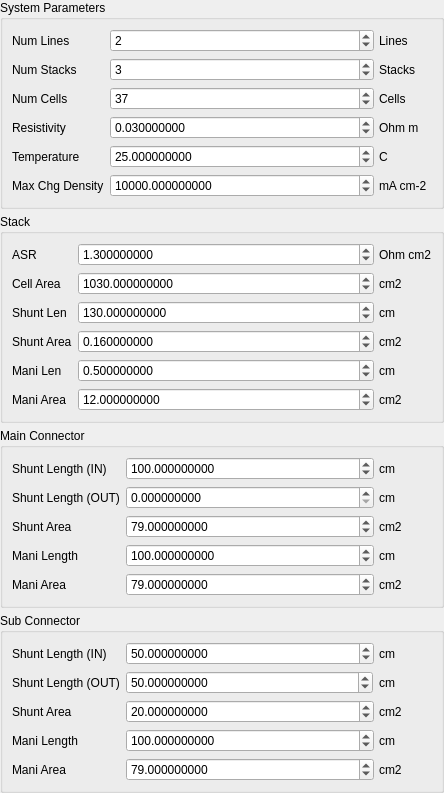
<?xml version="1.0" encoding="UTF-8"?>
<ui version="4.0">
 <class>SCSimESIPOS2ConfigPanel</class>
 <widget class="QWidget" name="SCSimESIPOS2ConfigPanel">
  <property name="geometry">
   <rect>
    <x>0</x>
    <y>0</y>
    <width>444</width>
    <height>751</height>
   </rect>
  </property>
  <property name="windowTitle">
   <string>Form</string>
  </property>
  <layout class="QVBoxLayout" name="verticalLayout">
   <property name="spacing">
    <number>5</number>
   </property>
   <property name="leftMargin">
    <number>0</number>
   </property>
   <property name="topMargin">
    <number>0</number>
   </property>
   <property name="rightMargin">
    <number>0</number>
   </property>
   <property name="bottomMargin">
    <number>0</number>
   </property>
   <item>
    <widget class="QGroupBox" name="groupBox">
     <property name="title">
      <string>System Parameters</string>
     </property>
     <layout class="QFormLayout" name="formLayout_5">
      <item row="1" column="0">
       <widget class="QLabel" name="numStackLabel">
        <property name="text">
         <string>Num Stacks</string>
        </property>
       </widget>
      </item>
      <item row="1" column="1">
       <widget class="QWidget" name="numStackBox" native="true">
        <layout class="QHBoxLayout" name="horizontalLayout_3">
         <property name="spacing">
          <number>5</number>
         </property>
         <property name="leftMargin">
          <number>0</number>
         </property>
         <property name="topMargin">
          <number>0</number>
         </property>
         <property name="rightMargin">
          <number>0</number>
         </property>
         <property name="bottomMargin">
          <number>0</number>
         </property>
         <item>
          <widget class="QSpinBox" name="numStackField">
           <property name="minimum">
            <number>1</number>
           </property>
           <property name="maximum">
            <number>9999999</number>
           </property>
           <property name="value">
            <number>3</number>
           </property>
          </widget>
         </item>
         <item>
          <widget class="QLabel" name="numStackUnitLabel">
           <property name="sizePolicy">
            <sizepolicy hsizetype="Fixed" vsizetype="Preferred">
             <horstretch>0</horstretch>
             <verstretch>0</verstretch>
            </sizepolicy>
           </property>
           <property name="minimumSize">
            <size>
             <width>53</width>
             <height>0</height>
            </size>
           </property>
           <property name="text">
            <string>Stacks</string>
           </property>
          </widget>
         </item>
        </layout>
       </widget>
      </item>
      <item row="2" column="0">
       <widget class="QLabel" name="numCellLabel">
        <property name="text">
         <string>Num Cells</string>
        </property>
       </widget>
      </item>
      <item row="2" column="1">
       <widget class="QWidget" name="numCellBox" native="true">
        <layout class="QHBoxLayout" name="horizontalLayout_4">
         <property name="spacing">
          <number>5</number>
         </property>
         <property name="leftMargin">
          <number>0</number>
         </property>
         <property name="topMargin">
          <number>0</number>
         </property>
         <property name="rightMargin">
          <number>0</number>
         </property>
         <property name="bottomMargin">
          <number>0</number>
         </property>
         <item>
          <widget class="QSpinBox" name="numCellField">
           <property name="minimum">
            <number>1</number>
           </property>
           <property name="maximum">
            <number>9999999</number>
           </property>
           <property name="value">
            <number>37</number>
           </property>
          </widget>
         </item>
         <item>
          <widget class="QLabel" name="numCellUnitLabel">
           <property name="sizePolicy">
            <sizepolicy hsizetype="Fixed" vsizetype="Preferred">
             <horstretch>0</horstretch>
             <verstretch>0</verstretch>
            </sizepolicy>
           </property>
           <property name="minimumSize">
            <size>
             <width>53</width>
             <height>0</height>
            </size>
           </property>
           <property name="text">
            <string>Cells</string>
           </property>
          </widget>
         </item>
        </layout>
       </widget>
      </item>
      <item row="3" column="0">
       <widget class="QLabel" name="resistivityLabel">
        <property name="text">
         <string>Resistivity</string>
        </property>
       </widget>
      </item>
      <item row="3" column="1">
       <widget class="QWidget" name="resistivityBox" native="true">
        <layout class="QHBoxLayout" name="horizontalLayout_2">
         <property name="spacing">
          <number>5</number>
         </property>
         <property name="leftMargin">
          <number>0</number>
         </property>
         <property name="topMargin">
          <number>0</number>
         </property>
         <property name="rightMargin">
          <number>0</number>
         </property>
         <property name="bottomMargin">
          <number>0</number>
         </property>
         <item>
          <widget class="QDoubleSpinBox" name="resistivityField">
           <property name="decimals">
            <number>9</number>
           </property>
           <property name="maximum">
            <double>9999999999.000000000000000</double>
           </property>
           <property name="value">
            <double>0.030000000000000</double>
           </property>
          </widget>
         </item>
         <item>
          <widget class="QLabel" name="resistivityUnitLabel">
           <property name="sizePolicy">
            <sizepolicy hsizetype="Fixed" vsizetype="Preferred">
             <horstretch>0</horstretch>
             <verstretch>0</verstretch>
            </sizepolicy>
           </property>
           <property name="minimumSize">
            <size>
             <width>53</width>
             <height>0</height>
            </size>
           </property>
           <property name="text">
            <string>Ohm m</string>
           </property>
          </widget>
         </item>
        </layout>
       </widget>
      </item>
      <item row="4" column="0">
       <widget class="QLabel" name="tempLabel">
        <property name="text">
         <string>Temperature</string>
        </property>
       </widget>
      </item>
      <item row="4" column="1">
       <widget class="QWidget" name="tempBox" native="true">
        <layout class="QHBoxLayout" name="horizontalLayout_21">
         <property name="spacing">
          <number>5</number>
         </property>
         <property name="leftMargin">
          <number>0</number>
         </property>
         <property name="topMargin">
          <number>0</number>
         </property>
         <property name="rightMargin">
          <number>0</number>
         </property>
         <property name="bottomMargin">
          <number>0</number>
         </property>
         <item>
          <widget class="QDoubleSpinBox" name="tempField">
           <property name="decimals">
            <number>9</number>
           </property>
           <property name="maximum">
            <double>100.000000000000000</double>
           </property>
           <property name="value">
            <double>25.000000000000000</double>
           </property>
          </widget>
         </item>
         <item>
          <widget class="QLabel" name="tempUnitLabel">
           <property name="sizePolicy">
            <sizepolicy hsizetype="Fixed" vsizetype="Preferred">
             <horstretch>0</horstretch>
             <verstretch>0</verstretch>
            </sizepolicy>
           </property>
           <property name="minimumSize">
            <size>
             <width>53</width>
             <height>0</height>
            </size>
           </property>
           <property name="text">
            <string>C</string>
           </property>
          </widget>
         </item>
        </layout>
       </widget>
      </item>
      <item row="5" column="0">
       <widget class="QLabel" name="maxChgDenLabel">
        <property name="text">
         <string>Max Chg Density</string>
        </property>
       </widget>
      </item>
      <item row="5" column="1">
       <widget class="QWidget" name="maxChgDenBox" native="true">
        <layout class="QHBoxLayout" name="horizontalLayout_15">
         <property name="spacing">
          <number>5</number>
         </property>
         <property name="leftMargin">
          <number>0</number>
         </property>
         <property name="topMargin">
          <number>0</number>
         </property>
         <property name="rightMargin">
          <number>0</number>
         </property>
         <property name="bottomMargin">
          <number>0</number>
         </property>
         <item>
          <widget class="QDoubleSpinBox" name="maxChgDenField">
           <property name="decimals">
            <number>9</number>
           </property>
           <property name="maximum">
            <double>9999999999.000000000000000</double>
           </property>
           <property name="value">
            <double>10000.000000000000000</double>
           </property>
          </widget>
         </item>
         <item>
          <widget class="QLabel" name="maxChgDenUnitLabel">
           <property name="sizePolicy">
            <sizepolicy hsizetype="Fixed" vsizetype="Preferred">
             <horstretch>0</horstretch>
             <verstretch>0</verstretch>
            </sizepolicy>
           </property>
           <property name="minimumSize">
            <size>
             <width>53</width>
             <height>0</height>
            </size>
           </property>
           <property name="text">
            <string>mA cm-2</string>
           </property>
          </widget>
         </item>
        </layout>
       </widget>
      </item>
      <item row="0" column="0">
       <widget class="QLabel" name="numLinesLabel">
        <property name="text">
         <string>Num Lines</string>
        </property>
       </widget>
      </item>
      <item row="0" column="1">
       <widget class="QWidget" name="numLineBox" native="true">
        <layout class="QHBoxLayout" name="horizontalLayout_20">
         <property name="spacing">
          <number>5</number>
         </property>
         <property name="leftMargin">
          <number>0</number>
         </property>
         <property name="topMargin">
          <number>0</number>
         </property>
         <property name="rightMargin">
          <number>0</number>
         </property>
         <property name="bottomMargin">
          <number>0</number>
         </property>
         <item>
          <widget class="QSpinBox" name="numLineField">
           <property name="minimum">
            <number>1</number>
           </property>
           <property name="value">
            <number>2</number>
           </property>
          </widget>
         </item>
         <item>
          <widget class="QLabel" name="numLineUnitLabel">
           <property name="sizePolicy">
            <sizepolicy hsizetype="Fixed" vsizetype="Preferred">
             <horstretch>0</horstretch>
             <verstretch>0</verstretch>
            </sizepolicy>
           </property>
           <property name="maximumSize">
            <size>
             <width>53</width>
             <height>16777215</height>
            </size>
           </property>
           <property name="text">
            <string>Lines</string>
           </property>
          </widget>
         </item>
        </layout>
       </widget>
      </item>
     </layout>
    </widget>
   </item>
   <item>
    <widget class="QGroupBox" name="groupBox_2">
     <property name="title">
      <string>Stack</string>
     </property>
     <layout class="QFormLayout" name="formLayout_6">
      <item row="0" column="0">
       <widget class="QLabel" name="asrLabel">
        <property name="text">
         <string>ASR</string>
        </property>
       </widget>
      </item>
      <item row="0" column="1">
       <widget class="QWidget" name="asrBox" native="true">
        <layout class="QHBoxLayout" name="horizontalLayout_13">
         <property name="spacing">
          <number>5</number>
         </property>
         <property name="leftMargin">
          <number>0</number>
         </property>
         <property name="topMargin">
          <number>0</number>
         </property>
         <property name="rightMargin">
          <number>0</number>
         </property>
         <property name="bottomMargin">
          <number>0</number>
         </property>
         <item>
          <widget class="QDoubleSpinBox" name="asrField">
           <property name="decimals">
            <number>9</number>
           </property>
           <property name="maximum">
            <double>9999999999.000000000000000</double>
           </property>
           <property name="value">
            <double>1.300000000000000</double>
           </property>
          </widget>
         </item>
         <item>
          <widget class="QLabel" name="asrUnitLabel">
           <property name="sizePolicy">
            <sizepolicy hsizetype="Fixed" vsizetype="Preferred">
             <horstretch>0</horstretch>
             <verstretch>0</verstretch>
            </sizepolicy>
           </property>
           <property name="minimumSize">
            <size>
             <width>53</width>
             <height>0</height>
            </size>
           </property>
           <property name="text">
            <string>Ohm cm2</string>
           </property>
          </widget>
         </item>
        </layout>
       </widget>
      </item>
      <item row="1" column="0">
       <widget class="QLabel" name="cellAreaLabel">
        <property name="text">
         <string>Cell Area</string>
        </property>
       </widget>
      </item>
      <item row="1" column="1">
       <widget class="QWidget" name="cellAreaBox" native="true">
        <layout class="QHBoxLayout" name="horizontalLayout_14">
         <property name="spacing">
          <number>5</number>
         </property>
         <property name="leftMargin">
          <number>0</number>
         </property>
         <property name="topMargin">
          <number>0</number>
         </property>
         <property name="rightMargin">
          <number>0</number>
         </property>
         <property name="bottomMargin">
          <number>0</number>
         </property>
         <item>
          <widget class="QDoubleSpinBox" name="cellAreaField">
           <property name="decimals">
            <number>9</number>
           </property>
           <property name="maximum">
            <double>9999999999.000000000000000</double>
           </property>
           <property name="value">
            <double>1030.000000000000000</double>
           </property>
          </widget>
         </item>
         <item>
          <widget class="QLabel" name="cellAreaUnitLabel">
           <property name="sizePolicy">
            <sizepolicy hsizetype="Fixed" vsizetype="Preferred">
             <horstretch>0</horstretch>
             <verstretch>0</verstretch>
            </sizepolicy>
           </property>
           <property name="minimumSize">
            <size>
             <width>53</width>
             <height>0</height>
            </size>
           </property>
           <property name="text">
            <string>cm2</string>
           </property>
          </widget>
         </item>
        </layout>
       </widget>
      </item>
      <item row="2" column="0">
       <widget class="QLabel" name="shuntLenLabel">
        <property name="text">
         <string>Shunt Len</string>
        </property>
       </widget>
      </item>
      <item row="2" column="1">
       <widget class="QWidget" name="shuntLenBox" native="true">
        <layout class="QHBoxLayout" name="horizontalLayout_5">
         <property name="spacing">
          <number>5</number>
         </property>
         <property name="leftMargin">
          <number>0</number>
         </property>
         <property name="topMargin">
          <number>0</number>
         </property>
         <property name="rightMargin">
          <number>0</number>
         </property>
         <property name="bottomMargin">
          <number>0</number>
         </property>
         <item>
          <widget class="QDoubleSpinBox" name="shuntLenField">
           <property name="decimals">
            <number>9</number>
           </property>
           <property name="maximum">
            <double>9999999.000000000000000</double>
           </property>
           <property name="value">
            <double>130.000000000000000</double>
           </property>
          </widget>
         </item>
         <item>
          <widget class="QLabel" name="shuntLenUnitLabel">
           <property name="sizePolicy">
            <sizepolicy hsizetype="Fixed" vsizetype="Preferred">
             <horstretch>0</horstretch>
             <verstretch>0</verstretch>
            </sizepolicy>
           </property>
           <property name="minimumSize">
            <size>
             <width>53</width>
             <height>0</height>
            </size>
           </property>
           <property name="text">
            <string>cm</string>
           </property>
          </widget>
         </item>
        </layout>
       </widget>
      </item>
      <item row="3" column="0">
       <widget class="QLabel" name="shuntAreaLabel">
        <property name="text">
         <string>Shunt Area</string>
        </property>
       </widget>
      </item>
      <item row="3" column="1">
       <widget class="QWidget" name="shuntAreaBox" native="true">
        <layout class="QHBoxLayout" name="horizontalLayout_6">
         <property name="spacing">
          <number>5</number>
         </property>
         <property name="leftMargin">
          <number>0</number>
         </property>
         <property name="topMargin">
          <number>0</number>
         </property>
         <property name="rightMargin">
          <number>0</number>
         </property>
         <property name="bottomMargin">
          <number>0</number>
         </property>
         <item>
          <widget class="QDoubleSpinBox" name="shuntAreaField">
           <property name="decimals">
            <number>9</number>
           </property>
           <property name="maximum">
            <double>9999999999.000000000000000</double>
           </property>
           <property name="value">
            <double>0.160000000000000</double>
           </property>
          </widget>
         </item>
         <item>
          <widget class="QLabel" name="shuntAreaUnitLabel">
           <property name="sizePolicy">
            <sizepolicy hsizetype="Fixed" vsizetype="Preferred">
             <horstretch>0</horstretch>
             <verstretch>0</verstretch>
            </sizepolicy>
           </property>
           <property name="minimumSize">
            <size>
             <width>53</width>
             <height>0</height>
            </size>
           </property>
           <property name="text">
            <string>cm2</string>
           </property>
          </widget>
         </item>
        </layout>
       </widget>
      </item>
      <item row="4" column="0">
       <widget class="QLabel" name="maniLenLabel">
        <property name="text">
         <string>Mani Len</string>
        </property>
       </widget>
      </item>
      <item row="4" column="1">
       <widget class="QWidget" name="maniLenBox" native="true">
        <layout class="QHBoxLayout" name="horizontalLayout_7">
         <property name="spacing">
          <number>5</number>
         </property>
         <property name="leftMargin">
          <number>0</number>
         </property>
         <property name="topMargin">
          <number>0</number>
         </property>
         <property name="rightMargin">
          <number>0</number>
         </property>
         <property name="bottomMargin">
          <number>0</number>
         </property>
         <item>
          <widget class="QDoubleSpinBox" name="maniLenField">
           <property name="decimals">
            <number>9</number>
           </property>
           <property name="maximum">
            <double>9999999999.000000000000000</double>
           </property>
           <property name="value">
            <double>0.500000000000000</double>
           </property>
          </widget>
         </item>
         <item>
          <widget class="QLabel" name="maniLenUnitLabel">
           <property name="sizePolicy">
            <sizepolicy hsizetype="Fixed" vsizetype="Preferred">
             <horstretch>0</horstretch>
             <verstretch>0</verstretch>
            </sizepolicy>
           </property>
           <property name="minimumSize">
            <size>
             <width>53</width>
             <height>0</height>
            </size>
           </property>
           <property name="text">
            <string>cm</string>
           </property>
          </widget>
         </item>
        </layout>
       </widget>
      </item>
      <item row="5" column="0">
       <widget class="QLabel" name="maniAreaLabel">
        <property name="text">
         <string>Mani Area</string>
        </property>
       </widget>
      </item>
      <item row="5" column="1">
       <widget class="QWidget" name="maniAreaBox" native="true">
        <layout class="QHBoxLayout" name="horizontalLayout_8">
         <property name="spacing">
          <number>5</number>
         </property>
         <property name="leftMargin">
          <number>0</number>
         </property>
         <property name="topMargin">
          <number>0</number>
         </property>
         <property name="rightMargin">
          <number>0</number>
         </property>
         <property name="bottomMargin">
          <number>0</number>
         </property>
         <item>
          <widget class="QDoubleSpinBox" name="maniAreaField">
           <property name="decimals">
            <number>9</number>
           </property>
           <property name="maximum">
            <double>9999999999.000000000000000</double>
           </property>
           <property name="value">
            <double>12.000000000000000</double>
           </property>
          </widget>
         </item>
         <item>
          <widget class="QLabel" name="maniAreaUnitLabel">
           <property name="sizePolicy">
            <sizepolicy hsizetype="Fixed" vsizetype="Preferred">
             <horstretch>0</horstretch>
             <verstretch>0</verstretch>
            </sizepolicy>
           </property>
           <property name="minimumSize">
            <size>
             <width>53</width>
             <height>0</height>
            </size>
           </property>
           <property name="text">
            <string>cm2</string>
           </property>
          </widget>
         </item>
        </layout>
       </widget>
      </item>
     </layout>
    </widget>
   </item>
   <item>
    <widget class="QGroupBox" name="mainConnectorBox">
     <property name="title">
      <string>Main Connector</string>
     </property>
     <layout class="QFormLayout" name="formLayout_3">
      <item row="0" column="0">
       <widget class="QLabel" name="mConnShuntLenInLabel">
        <property name="text">
         <string>Shunt Length (IN)</string>
        </property>
       </widget>
      </item>
      <item row="0" column="1">
       <widget class="QWidget" name="mConnShuntLenInBox" native="true">
        <layout class="QHBoxLayout" name="horizontalLayout_16">
         <property name="spacing">
          <number>5</number>
         </property>
         <property name="leftMargin">
          <number>0</number>
         </property>
         <property name="topMargin">
          <number>0</number>
         </property>
         <property name="rightMargin">
          <number>0</number>
         </property>
         <property name="bottomMargin">
          <number>0</number>
         </property>
         <item>
          <widget class="QDoubleSpinBox" name="mConnShuntLenInField">
           <property name="decimals">
            <number>9</number>
           </property>
           <property name="maximum">
            <double>9999999999.000000000000000</double>
           </property>
           <property name="value">
            <double>100.000000000000000</double>
           </property>
          </widget>
         </item>
         <item>
          <widget class="QLabel" name="mConnShuntLenInUnitLabel">
           <property name="sizePolicy">
            <sizepolicy hsizetype="Fixed" vsizetype="Preferred">
             <horstretch>0</horstretch>
             <verstretch>0</verstretch>
            </sizepolicy>
           </property>
           <property name="minimumSize">
            <size>
             <width>53</width>
             <height>0</height>
            </size>
           </property>
           <property name="text">
            <string>cm</string>
           </property>
          </widget>
         </item>
        </layout>
       </widget>
      </item>
      <item row="2" column="0">
       <widget class="QLabel" name="mConnShuntAreaLabel">
        <property name="text">
         <string>Shunt Area</string>
        </property>
       </widget>
      </item>
      <item row="2" column="1">
       <widget class="QWidget" name="mConnShuntAreaBox" native="true">
        <layout class="QHBoxLayout" name="horizontalLayout_17">
         <property name="spacing">
          <number>5</number>
         </property>
         <property name="leftMargin">
          <number>0</number>
         </property>
         <property name="topMargin">
          <number>0</number>
         </property>
         <property name="rightMargin">
          <number>0</number>
         </property>
         <property name="bottomMargin">
          <number>0</number>
         </property>
         <item>
          <widget class="QDoubleSpinBox" name="mConnShuntAreaField">
           <property name="decimals">
            <number>9</number>
           </property>
           <property name="maximum">
            <double>9999999999.000000000000000</double>
           </property>
           <property name="value">
            <double>79.000000000000000</double>
           </property>
          </widget>
         </item>
         <item>
          <widget class="QLabel" name="mConnShuntAreaUnitLabel">
           <property name="sizePolicy">
            <sizepolicy hsizetype="Fixed" vsizetype="Preferred">
             <horstretch>0</horstretch>
             <verstretch>0</verstretch>
            </sizepolicy>
           </property>
           <property name="minimumSize">
            <size>
             <width>53</width>
             <height>0</height>
            </size>
           </property>
           <property name="text">
            <string>cm2</string>
           </property>
          </widget>
         </item>
        </layout>
       </widget>
      </item>
      <item row="3" column="0">
       <widget class="QLabel" name="mConnManiLenLabel">
        <property name="text">
         <string>Mani Length</string>
        </property>
       </widget>
      </item>
      <item row="3" column="1">
       <widget class="QWidget" name="mConnManiLenBox" native="true">
        <layout class="QHBoxLayout" name="horizontalLayout_18">
         <property name="spacing">
          <number>5</number>
         </property>
         <property name="leftMargin">
          <number>0</number>
         </property>
         <property name="topMargin">
          <number>0</number>
         </property>
         <property name="rightMargin">
          <number>0</number>
         </property>
         <property name="bottomMargin">
          <number>0</number>
         </property>
         <item>
          <widget class="QDoubleSpinBox" name="mConnManiLenField">
           <property name="decimals">
            <number>9</number>
           </property>
           <property name="maximum">
            <double>9999999999.000000000000000</double>
           </property>
           <property name="value">
            <double>100.000000000000000</double>
           </property>
          </widget>
         </item>
         <item>
          <widget class="QLabel" name="mConnManiLenUnitLabel">
           <property name="sizePolicy">
            <sizepolicy hsizetype="Fixed" vsizetype="Preferred">
             <horstretch>0</horstretch>
             <verstretch>0</verstretch>
            </sizepolicy>
           </property>
           <property name="minimumSize">
            <size>
             <width>53</width>
             <height>0</height>
            </size>
           </property>
           <property name="text">
            <string>cm</string>
           </property>
          </widget>
         </item>
        </layout>
       </widget>
      </item>
      <item row="4" column="0">
       <widget class="QLabel" name="mConnManiAreaLabel">
        <property name="text">
         <string>Mani Area</string>
        </property>
       </widget>
      </item>
      <item row="4" column="1">
       <widget class="QWidget" name="mConnManiAreaBox" native="true">
        <layout class="QHBoxLayout" name="horizontalLayout_19">
         <property name="spacing">
          <number>5</number>
         </property>
         <property name="leftMargin">
          <number>0</number>
         </property>
         <property name="topMargin">
          <number>0</number>
         </property>
         <property name="rightMargin">
          <number>0</number>
         </property>
         <property name="bottomMargin">
          <number>0</number>
         </property>
         <item>
          <widget class="QDoubleSpinBox" name="mConnManiAreaField">
           <property name="decimals">
            <number>9</number>
           </property>
           <property name="minimum">
            <double>0.000000000000000</double>
           </property>
           <property name="maximum">
            <double>9999999999.000000000000000</double>
           </property>
           <property name="value">
            <double>79.000000000000000</double>
           </property>
          </widget>
         </item>
         <item>
          <widget class="QLabel" name="mConnManiAreaUnitLabel">
           <property name="sizePolicy">
            <sizepolicy hsizetype="Fixed" vsizetype="Preferred">
             <horstretch>0</horstretch>
             <verstretch>0</verstretch>
            </sizepolicy>
           </property>
           <property name="minimumSize">
            <size>
             <width>53</width>
             <height>0</height>
            </size>
           </property>
           <property name="text">
            <string>cm2</string>
           </property>
          </widget>
         </item>
        </layout>
       </widget>
      </item>
      <item row="1" column="0">
       <widget class="QLabel" name="mConnShuntLenOutLabel">
        <property name="text">
         <string>Shunt Length (OUT)</string>
        </property>
       </widget>
      </item>
      <item row="1" column="1">
       <widget class="QWidget" name="mConnShuntLenOutBox" native="true">
        <layout class="QHBoxLayout" name="horizontalLayout_22">
         <property name="spacing">
          <number>5</number>
         </property>
         <property name="leftMargin">
          <number>0</number>
         </property>
         <property name="topMargin">
          <number>0</number>
         </property>
         <property name="rightMargin">
          <number>0</number>
         </property>
         <property name="bottomMargin">
          <number>0</number>
         </property>
         <item>
          <widget class="QDoubleSpinBox" name="mConnShuntLenOutField">
           <property name="decimals">
            <number>9</number>
           </property>
           <property name="minimum">
            <double>0.000000000000000</double>
           </property>
           <property name="maximum">
            <double>9999999999.000000000000000</double>
           </property>
          </widget>
         </item>
         <item>
          <widget class="QLabel" name="mConnShuntLenOutUnitLabel">
           <property name="sizePolicy">
            <sizepolicy hsizetype="Fixed" vsizetype="Preferred">
             <horstretch>0</horstretch>
             <verstretch>0</verstretch>
            </sizepolicy>
           </property>
           <property name="maximumSize">
            <size>
             <width>53</width>
             <height>16777215</height>
            </size>
           </property>
           <property name="text">
            <string>cm</string>
           </property>
          </widget>
         </item>
        </layout>
       </widget>
      </item>
     </layout>
    </widget>
   </item>
   <item>
    <widget class="QGroupBox" name="subConnectorBox">
     <property name="title">
      <string>Sub Connector</string>
     </property>
     <layout class="QFormLayout" name="formLayout_4">
      <item row="0" column="0">
       <widget class="QLabel" name="connShuntLenInLabel">
        <property name="text">
         <string>Shunt Length (IN)</string>
        </property>
       </widget>
      </item>
      <item row="0" column="1">
       <widget class="QWidget" name="connShuntLenInBox" native="true">
        <layout class="QHBoxLayout" name="horizontalLayout_9">
         <property name="spacing">
          <number>5</number>
         </property>
         <property name="leftMargin">
          <number>0</number>
         </property>
         <property name="topMargin">
          <number>0</number>
         </property>
         <property name="rightMargin">
          <number>0</number>
         </property>
         <property name="bottomMargin">
          <number>0</number>
         </property>
         <item>
          <widget class="QDoubleSpinBox" name="connShuntLenInField">
           <property name="decimals">
            <number>9</number>
           </property>
           <property name="maximum">
            <double>9999999999.000000000000000</double>
           </property>
           <property name="value">
            <double>50.000000000000000</double>
           </property>
          </widget>
         </item>
         <item>
          <widget class="QLabel" name="connShuntLenInUnitLabel">
           <property name="sizePolicy">
            <sizepolicy hsizetype="Fixed" vsizetype="Preferred">
             <horstretch>0</horstretch>
             <verstretch>0</verstretch>
            </sizepolicy>
           </property>
           <property name="minimumSize">
            <size>
             <width>53</width>
             <height>0</height>
            </size>
           </property>
           <property name="text">
            <string>cm</string>
           </property>
          </widget>
         </item>
        </layout>
       </widget>
      </item>
      <item row="2" column="0">
       <widget class="QLabel" name="connShuntAreaLabel">
        <property name="text">
         <string>Shunt Area</string>
        </property>
       </widget>
      </item>
      <item row="2" column="1">
       <widget class="QWidget" name="connShuntAreaBox" native="true">
        <layout class="QHBoxLayout" name="horizontalLayout_10">
         <property name="spacing">
          <number>5</number>
         </property>
         <property name="leftMargin">
          <number>0</number>
         </property>
         <property name="topMargin">
          <number>0</number>
         </property>
         <property name="rightMargin">
          <number>0</number>
         </property>
         <property name="bottomMargin">
          <number>0</number>
         </property>
         <item>
          <widget class="QDoubleSpinBox" name="connShuntAreaField">
           <property name="decimals">
            <number>9</number>
           </property>
           <property name="maximum">
            <double>9999999999.000000000000000</double>
           </property>
           <property name="value">
            <double>20.000000000000000</double>
           </property>
          </widget>
         </item>
         <item>
          <widget class="QLabel" name="connShuntAreaUnitLabel">
           <property name="sizePolicy">
            <sizepolicy hsizetype="Fixed" vsizetype="Preferred">
             <horstretch>0</horstretch>
             <verstretch>0</verstretch>
            </sizepolicy>
           </property>
           <property name="minimumSize">
            <size>
             <width>53</width>
             <height>0</height>
            </size>
           </property>
           <property name="text">
            <string>cm2</string>
           </property>
          </widget>
         </item>
        </layout>
       </widget>
      </item>
      <item row="3" column="0">
       <widget class="QLabel" name="connManiLenLabel">
        <property name="text">
         <string>Mani Length</string>
        </property>
       </widget>
      </item>
      <item row="3" column="1">
       <widget class="QWidget" name="connManiLenBox" native="true">
        <layout class="QHBoxLayout" name="horizontalLayout_11">
         <property name="spacing">
          <number>5</number>
         </property>
         <property name="leftMargin">
          <number>0</number>
         </property>
         <property name="topMargin">
          <number>0</number>
         </property>
         <property name="rightMargin">
          <number>0</number>
         </property>
         <property name="bottomMargin">
          <number>0</number>
         </property>
         <item>
          <widget class="QDoubleSpinBox" name="connManiLenField">
           <property name="decimals">
            <number>9</number>
           </property>
           <property name="maximum">
            <double>9999999999.000000000000000</double>
           </property>
           <property name="value">
            <double>100.000000000000000</double>
           </property>
          </widget>
         </item>
         <item>
          <widget class="QLabel" name="connManiLenUnitLabel">
           <property name="sizePolicy">
            <sizepolicy hsizetype="Fixed" vsizetype="Preferred">
             <horstretch>0</horstretch>
             <verstretch>0</verstretch>
            </sizepolicy>
           </property>
           <property name="minimumSize">
            <size>
             <width>53</width>
             <height>0</height>
            </size>
           </property>
           <property name="text">
            <string>cm</string>
           </property>
          </widget>
         </item>
        </layout>
       </widget>
      </item>
      <item row="4" column="0">
       <widget class="QLabel" name="connManiAreaLabel">
        <property name="text">
         <string>Mani Area</string>
        </property>
       </widget>
      </item>
      <item row="4" column="1">
       <widget class="QWidget" name="connManiAreaBox" native="true">
        <layout class="QHBoxLayout" name="horizontalLayout_12">
         <property name="spacing">
          <number>5</number>
         </property>
         <property name="leftMargin">
          <number>0</number>
         </property>
         <property name="topMargin">
          <number>0</number>
         </property>
         <property name="rightMargin">
          <number>0</number>
         </property>
         <property name="bottomMargin">
          <number>0</number>
         </property>
         <item>
          <widget class="QDoubleSpinBox" name="connManiAreaField">
           <property name="decimals">
            <number>9</number>
           </property>
           <property name="maximum">
            <double>9999999999.000000000000000</double>
           </property>
           <property name="value">
            <double>79.000000000000000</double>
           </property>
          </widget>
         </item>
         <item>
          <widget class="QLabel" name="conManiAreaUnitLabel">
           <property name="sizePolicy">
            <sizepolicy hsizetype="Fixed" vsizetype="Preferred">
             <horstretch>0</horstretch>
             <verstretch>0</verstretch>
            </sizepolicy>
           </property>
           <property name="minimumSize">
            <size>
             <width>53</width>
             <height>0</height>
            </size>
           </property>
           <property name="text">
            <string>cm2</string>
           </property>
          </widget>
         </item>
        </layout>
       </widget>
      </item>
      <item row="1" column="0">
       <widget class="QLabel" name="connShuntLenOutLabel">
        <property name="text">
         <string>Shunt Length (OUT)</string>
        </property>
       </widget>
      </item>
      <item row="1" column="1">
       <widget class="QWidget" name="connShuntLenOutBox" native="true">
        <layout class="QHBoxLayout" name="horizontalLayout">
         <property name="leftMargin">
          <number>0</number>
         </property>
         <property name="topMargin">
          <number>0</number>
         </property>
         <property name="rightMargin">
          <number>0</number>
         </property>
         <property name="bottomMargin">
          <number>0</number>
         </property>
         <item>
          <widget class="QDoubleSpinBox" name="connShuntLenOutField">
           <property name="decimals">
            <number>9</number>
           </property>
           <property name="maximum">
            <double>9999999999.000000000000000</double>
           </property>
           <property name="value">
            <double>50.000000000000000</double>
           </property>
          </widget>
         </item>
         <item>
          <widget class="QLabel" name="connShuntLenOutUnitLabel">
           <property name="maximumSize">
            <size>
             <width>53</width>
             <height>16777215</height>
            </size>
           </property>
           <property name="text">
            <string>cm</string>
           </property>
          </widget>
         </item>
        </layout>
       </widget>
      </item>
     </layout>
    </widget>
   </item>
  </layout>
 </widget>
 <resources/>
 <connections/>
</ui>
